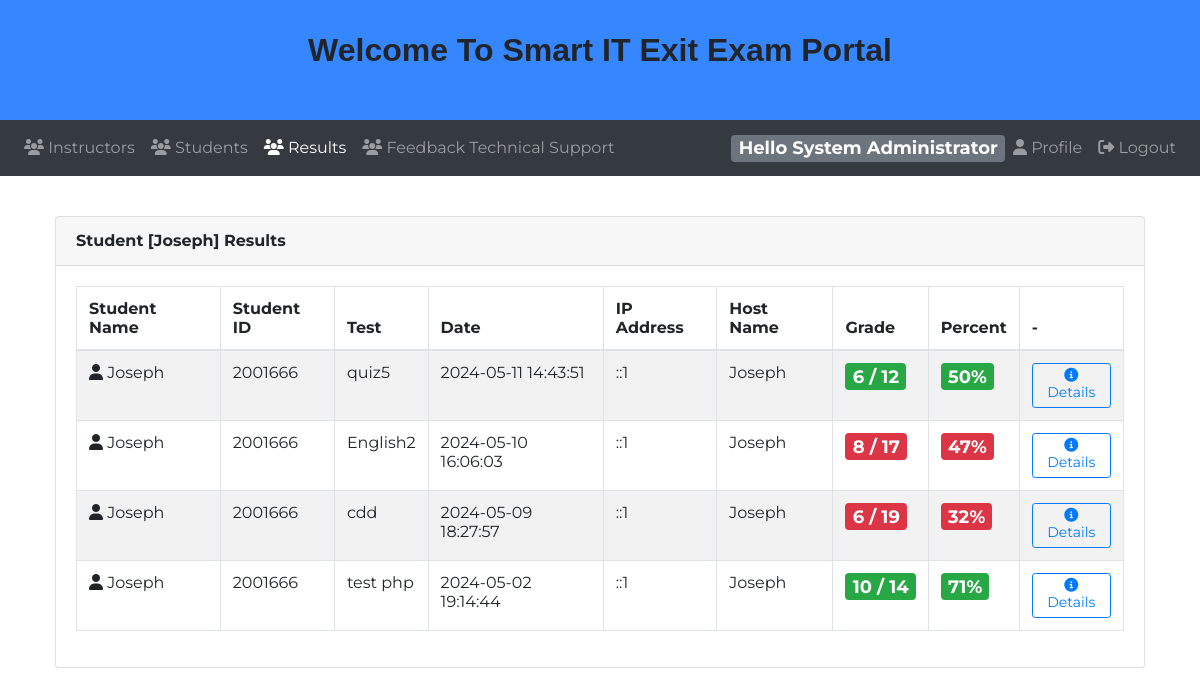
/instructor/?results&studentID=2001666 (signed in), run on the app's committed database.
### tables this page shows
CREATE TABLE `instructor` (
  `id` int(11) NOT NULL,
  `name` varchar(120) NOT NULL,
  `email` varchar(120) NOT NULL,
  `password` varchar(100) NOT NULL,
  `phone` varchar(13) NOT NULL,
  `password_token` varchar(100) DEFAULT NULL,
  `token_expire` timestamp NULL DEFAULT NULL,
  `suspended` int(11) NOT NULL DEFAULT 0,
  `isAdmin` tinyint(1) NOT NULL DEFAULT 0
);

CREATE TABLE `student` (
  `id` int(11) NOT NULL,
  `name` varchar(255) DEFAULT NULL,
  `email` varchar(255) DEFAULT NULL,
  `phone` varchar(255) DEFAULT NULL,
  `password` varchar(255) DEFAULT NULL,
  `password_token` varchar(100) DEFAULT NULL,
  `token_expire` timestamp NULL DEFAULT NULL,
  `suspended` tinyint(1) DEFAULT 0,
  `sessionID` varchar(100) DEFAULT NULL
);

CREATE TABLE `result` (
  `id` int(11) NOT NULL,
  `studentID` int(11) NOT NULL,
  `testID` int(11) NOT NULL,
  `groupID` int(11) DEFAULT NULL,
  `settingID` int(11) DEFAULT NULL,
  `startTime` timestamp NOT NULL DEFAULT current_timestamp(),
  `endTime` timestamp NULL DEFAULT NULL,
  `isTemp` tinyint(1) NOT NULL DEFAULT 1,
  `hostname` varchar(255) DEFAULT NULL,
  `ipaddr` varchar(15) DEFAULT NULL
);

CREATE TABLE `test` (
  `id` int(11) NOT NULL,
  `name` varchar(255) DEFAULT NULL,
  `courseID` int(11) DEFAULT NULL,
  `deleted` tinyint(1) DEFAULT 0,
  `instructorID` int(11) DEFAULT NULL
);

### instructor/app/model/dbh.class.php (called while the page is built)
<?php
class dbh {
  public $host = "localhost";
  public $username = "root";
  public $pwd = "";
  public $dbName = "o6u_onlineq";
  public function connect(){
    $conn = 'mysql:host=' . $this->host . ';dbname=' . $this->dbName;
    $pdo = new PDO($conn,$this->username,$this->pwd);
    return $pdo;
  }
}

### instructor/app/model/instructor.class.php (called while the page is built, shortened)
<?php
class instructor extends dbh{
  public function getByEmail($email)
   {
    $stmt = $this->connect()->prepare("SELECT id,name, password, email, phone, isAdmin FROM instructor where email = :email");
    $stmt->bindparam(":email",$email);
    $stmt->execute();
    $result=$stmt->fetchAll(PDO::FETCH_OBJ);
    return $result[0];
   }
}

### instructor/app/controller/autoloader.inc.php (called while the page is built, shortened)
<?php
  function myAutoLoader ($className){
    $url = $_SERVER['HTTP_HOST'].$_SERVER['REQUEST_URI'];
    if (strpos($url,'controller') !== false){
      $path = '../model/';
    }else{
      $path = "app/model/";
    }
    $extension = ".class.php";
    $fullPath = $path . $className . $extension;
  }
 ?>

### instructor/app/model/admin.class.php (called while the page is built, shortened)
<?php
include_once "dbh.class.php";
class admin extends dbh{
  public function getStudentResults($studentID){
        $stmt = $this->connect()->prepare("SELECT r.id,r.testID,t.name AS testName,s.name AS studentName,r.studentID,r.startTime,r.endTime,
                             (select name from student where id = r.studentID) AS student,ipaddr,hostname,
                                getResultGrade(r.id) AS FinalGrade,
                                getResultMaxGrade(r.id) TestDegree
                                 FROM result r
                                 INNER JOIN test t
                                    ON t.id = r.testID
                                 INNER JOIN student s
                                    ON s.id = r.studentID
                                 WHERE r.studentID = :studentID and !r.isTemp
                                 group by t.id, r.id
                                 order by r.endTime DESC;");
        $stmt->bindparam(":studentID",$studentID);
        $stmt->execute();
        $result=$stmt->fetchAll(PDO::FETCH_OBJ);
        return $result;
  }
}

### instructor/app/view/results.php (the view, shortened to what this page needs)
<?php
require_once 'header.php';
require_once 'navbar.php';
$res = new result;
		if(isset($_GET['needsReview'])){
			$review = $res->questionsNeedsReview();
			?>
			<div class="col-md-12">
				<div class="card">
					<div class="card-header">
						<strong class="card-title">Essay Answers Needs Review</strong>
						<a href="?results" type="button" class="btn btn-outline-primary float-right mb-1"><i class="fa fa-arrow-left"></i> Return To Results</a>
					</div>
					<div class="card-body">
						<table id="bootstrap-data-table" class="table table-striped table-bordered">
							<thead>
								<tr>
									<th>Name</th>
									<th>Question</th>
									<th>Student Answer</th>
									<th>-</th>
									<th>-</th>
								</tr>
							</thead>
							<tbody>
								<?php foreach($review as $question){?>
									<tr>
										<td><i class="fa fa-user"></i>
											<?php echo $question->StudentName ?>
										</td>
										<td>
											<?php echo $question->question ?>
										</td>
										<td>
											<?php echo $question->textAnswer ?>
										</td>
										<td>
											<form action="app/controller/result.inc.php?action=approveAnswer" method="POST" class="text-center">
												<input type="hidden" class="form-control" name="ansID" value="<?php echo $question->id ?>">
												<div class="form-row align-items-center" style="min-width:250px">
											    <div class="col-8 my-1">
											      <div class="input-group">
											        <input type="number" class="form-control" name="points" placeholder="Max(<?php echo $question->points ?>) Points" max="<?php echo $question->points ?>" min="1">
											     </div>
											    </div>
											      <button type="submit" class="btn btn-success"><i class="fa fa-check"></i></button>
											  </div>
											</form>
										</td>
										<td><a href="app/controller/result.inc.php?action=rejectAnswer&id=<?php echo $question->id ?>" class="btn btn-danger"><i class="fa fa-close"></i>Reject Answer</a></td>
									</tr>
									<?php } ?>
							</tbody>
						</table>
					</div>
				</div>
			</div>
    <?php
		}else{
			$_admin = new admin;
			$_student = new student;
			$res = new result;
			if(isset($_GET['code'])){
				$results = $res->getAllByLink($_GET['code']);
			}elseif(isset($_GET['studentID']) and $_SESSION['mydata']->isAdmin){
				$results = $_admin->getStudentResults($_GET['studentID']);
			}elseif(isset($_GET['studentID']) and !$_SESSION['mydata']->isAdmin){
				$results = $_student->getStudentResults($_GET['studentID']);
			}elseif(isset($_GET['testID']) and !$_SESSION['mydata']->isAdmin){
				$results = $res->getTestResults($_GET['testID']);
			}elseif(isset($_GET['groupID']) and !$_SESSION['mydata']->isAdmin){
				$results = $res->getGroupResults($_GET['groupID']);
			}else{
				$results = $res->getAll();
			} ?>
        <div class="col-md-12">
          <div class="card">
            <div class="card-header">
              <strong class="card-title"><?php echo ((isset($_GET['studentID']) && $results)?('Student ['. $results[0]->studentName) . ']':(isset($_GET['code'])?('Code ' . $_GET['code']):'')) ?> Results</strong>
						</div>
            <div class="card-body">
              <table id="ResultsTable" class="table table-striped table-bordered">
                <thead>
                  <tr>
                    <th>Student Name</th>
                    <th>Student ID</th>
                    <th>Test</th>
                    <th>Date</th>
                    <th>IP Address</th>
                    <th>Host Name</th>
                    <th>Grade</th>
                    <th>Percent</th>
                    <th>-</th>
                  </tr>
                </thead>
                <tbody>
            <?php foreach($results as $result){
									$percent = round(($result->TestDegree != 0)?(($result->FinalGrade / $result->TestDegree) * 100):0);
						?>
                    <tr>
                      <td><i class="fa fa-user"></i>
                        <?php echo $result->studentName ?>
                      </td>
                      <td>
                        <?php echo $result->studentID ?>
                      </td>
                      <td>
                        <?php echo $result->testName ?>
                      </td>
                      <td>
                        <?php echo $result->endTime ?>
                      </td>
                      <td>
                        <?php echo $result->ipaddr ?>
                      </td>
                      <td>
                        <?php echo $result->hostname ?>
                      </td>
                      <td><span class="badge badge-<?php echo (($percent < 50) ? 'danger':'success') ?>"><?php echo $result->FinalGrade . ' / ' . $result->TestDegree ?></span></td>
                      <td>
                        <?php echo (($percent < 50) ? ('<span class="badge badge-danger">' . $percent . '%') : ('<span class="badge badge-success">' . $percent . '%')) ?>
                      </td>
                      <td><a href="?results&id=<?php echo $result->id ?>" class="btn btn-outline-primary btn-sm"><i class="fa fa-info-circle"></i>Details</a></td>
                    </tr>
                    <?php } ?>
                </tbody>
              </table>
            </div>
          </div>
        </div>
        <?php } ?>
          <?php
require_once 'footer.php';
?>

### instructor/app/view/navbar.php (shortened to what this page needs)
<?php
$obj = new instructor();
$usr = $obj->getByEmail($_SESSION['mydata']->email);
?>
<body>
  <nav class="navbar navbar-icon-top navbar-expand-lg navbar-dark bg-dark">
    <div class="collapse navbar-collapse" id="navbarSupportedContent">
      <ul class="navbar-nav mr-auto">
        <?php
          if($_SESSION['mydata']->isAdmin){ ?>
            <li class="nav-item <?php echo (isset($_GET['instructors'])?'active':'') ?>">
              <a class="nav-link" href="?instructors">
                <i class="fa fa-group"></i>
                Instructors
              </a>
            </li>
            <li class="nav-item <?php echo (isset($_GET['students'])?'active':'') ?>">
              <a class="nav-link" href="?students">
                <i class="fa fa-group"></i>
                Students
              </a>
            </li>
            <li class="nav-item <?php echo (isset($_GET['results'])?'active':'') ?>">
              <a class="nav-link" href="?results">
                <i class="fa fa-group"></i>
                Results
              </a>
            </li>
            <li class="nav-item <?php echo (isset($_GET['ViewFeedbackAdmin.php'])?'active':'') ?>">
              <a class="nav-link" href=\online-exam-system-master\ContactSupport\ViewFeedbackAdmin.php ">
                <i class="fa fa-group"></i>
                Feedback Technical Support
              </a>
            </li>
<?php } ?>
      </ul>
      <span class="badge badge-secondary">Hello <?php echo $_SESSION['mydata']->name ?></span>
      <ul class="navbar-nav ">
        <li class="nav-item">
          <a class="nav-link" href="?profile">
            <i class="fa fa-user"></i>
            Profile
          </a>
        </li>
        <li class="nav-item">
          <a class="nav-link" href="?logout">
            <i class="fa fa-sign-out"></i>
            Logout
          </a>
        </li>
      </ul>
    </div>
  </nav>

### instructor/style/css/instructor.css (style rules this page uses)
body { font-family: 'Montserrat',sans-serif ; min-width: 600px; }
a { cursor: pointer; text-decoration: none; }
.badge { font-size:18; }
.card { margin: 40px; }

### instructor/app/view/header.php (style rules this page uses)
* { margin: 0; padding: 0; }
body { overflow-x: hidden; }

### data on the page
instructor: name "System Administrator"
student: name "Joseph"
result: studentID.name "Joseph", studentID "2001666", testID.name "quiz5", endTime "2024-05-11 14:43:51", ipaddr "::1", hostname "Joseph", FinalGrade "6", TestDegree "12", percent "50"
result: studentID.name "Joseph", studentID "2001666", testID.name "English2", endTime "2024-05-10 16:06:03", ipaddr "::1", hostname "Joseph", FinalGrade "8", TestDegree "17", percent "47"
result: studentID.name "Joseph", studentID "2001666", testID.name "cdd", endTime "2024-05-09 18:27:57", ipaddr "::1", hostname "Joseph", FinalGrade "6", TestDegree "19", percent "32"
result: studentID.name "Joseph", studentID "2001666", testID.name "test php", endTime "2024-05-02 19:14:44", ipaddr "::1", hostname "Joseph", FinalGrade "10", TestDegree "14", percent "71"
